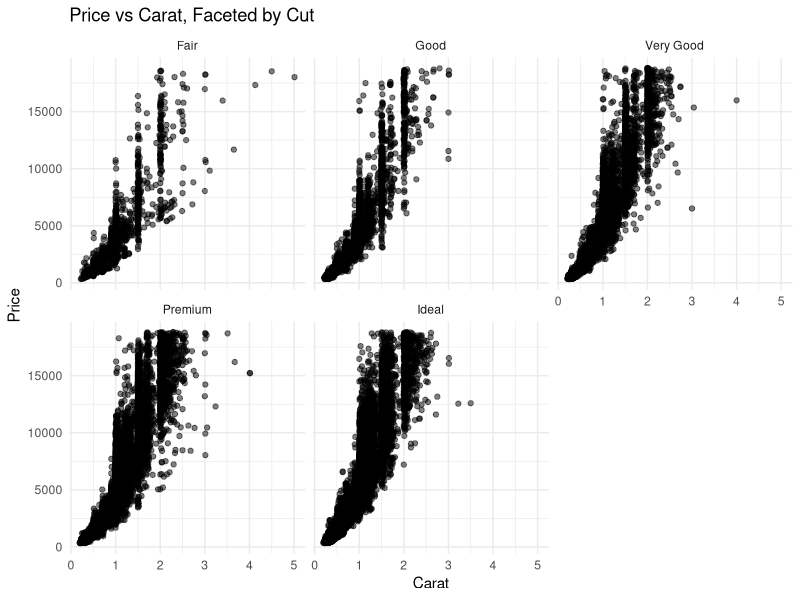

Reproduce this figure in R.
## ---- chunk 1
library(ggplot2)

# Scatter plot of price vs carat, faceted by cut
ggplot(diamonds, aes(x = carat, y = price)) +
  geom_point(alpha = 0.5) +  # Add transparency to handle overplotting
  facet_wrap(~ cut) +  # Facet by cut
  labs(title = "Price vs Carat, Faceted by Cut", x = "Carat", y = "Price") +
  theme_minimal()
